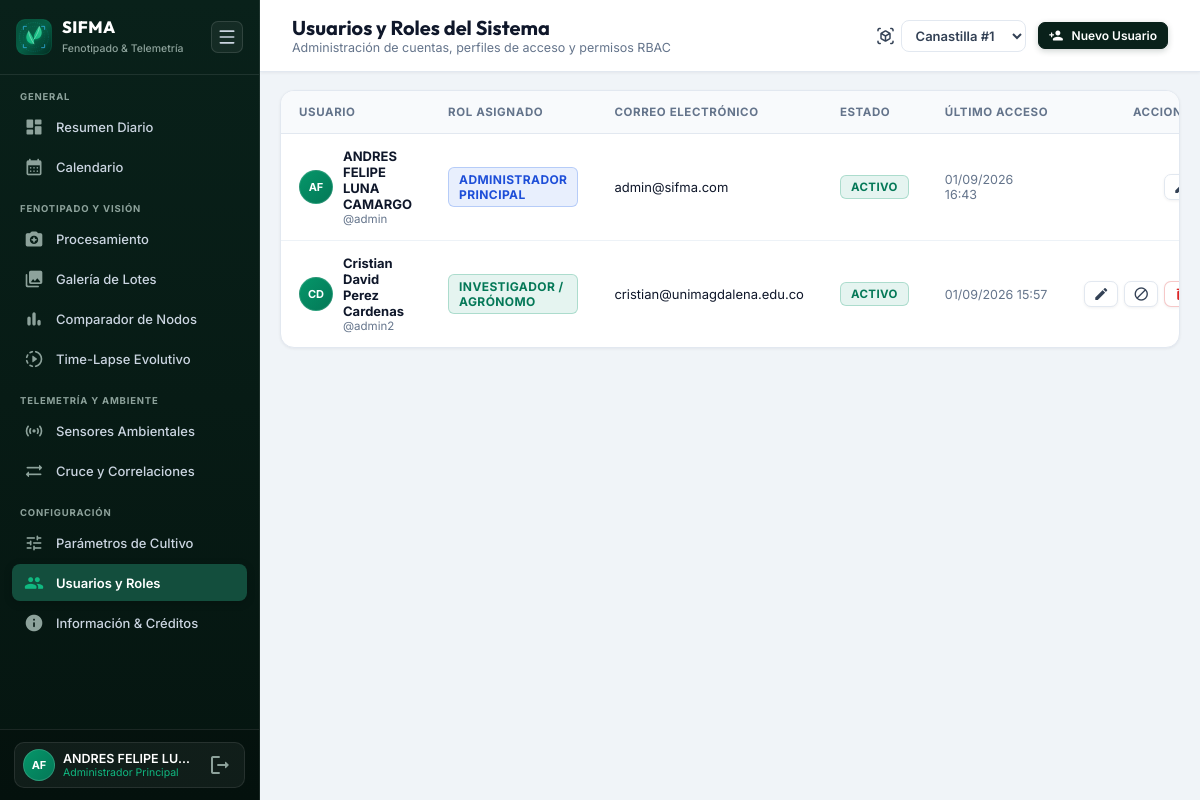
The page /users (signed in) on the database as committed earlier.
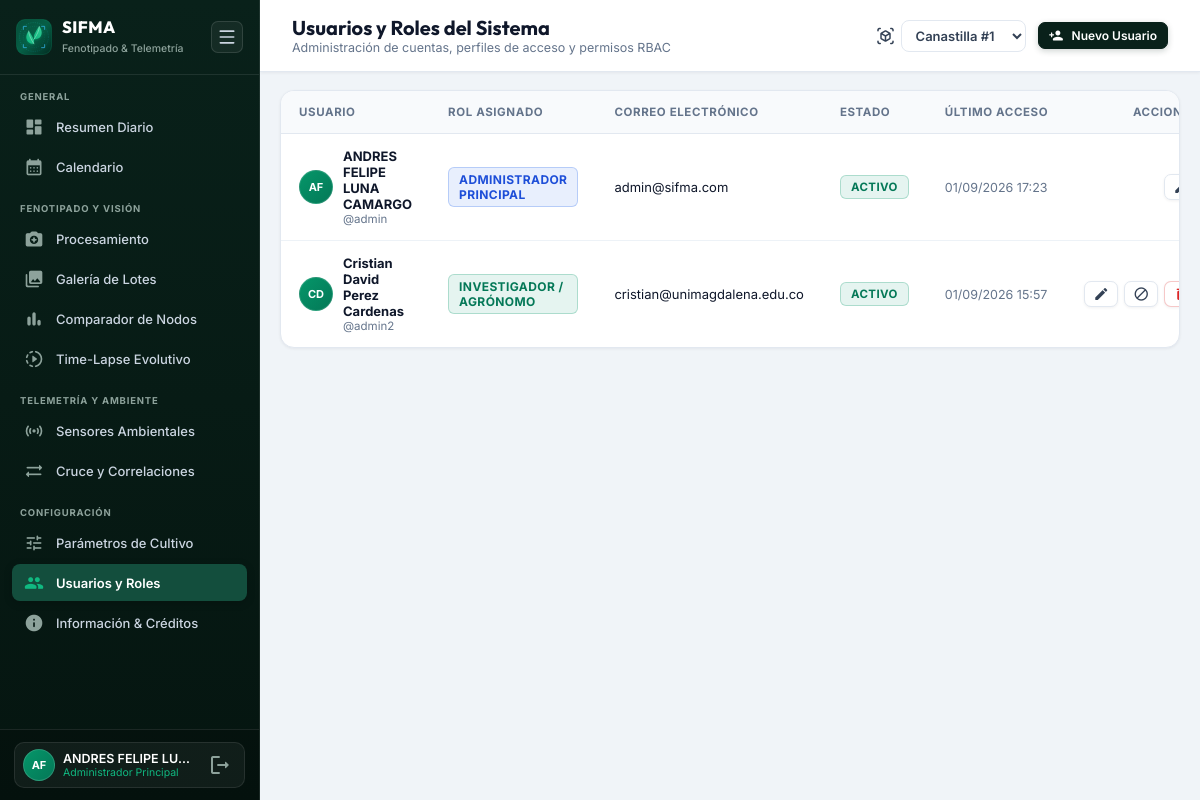
The same page on the database as committed later.
### domain/models/user.py (models this page shows, shortened)
class User(db.Model):
    __tablename__ = 'users'
    id = Column(Integer, primary_key=True)
    username = Column(String(60), unique=True, nullable=False, index=True)
    full_name = Column(String(120), nullable=False)
    email = Column(String(120), unique=True, nullable=True)
    password_hash = Column(String(256), nullable=False)
    role = Column(String(30), default='investigador', nullable=False) # 'admin', 'investigador', 'operador'
    is_active = Column(Boolean, default=True, nullable=False)
    created_at = Column(DateTime, default=datetime.now)
    last_login = Column(DateTime, nullable=True)
    @property
    def role_display(self) -> str:
        roles_map = {
            "admin": "Administrador Principal",
            "investigador": "Investigador / Agrónomo",
            "operador": "Técnico de Campo"
        }
        return roles_map.get(self.role, "Usuario")
    @property
    def avatar_initials(self) -> str:
        if not self.full_name:
            return self.username[:2].upper()
        parts = self.full_name.strip().split()
        if len(parts) >= 2:
            return f"{parts[0][0]}{parts[1][0]}".upper()
        return parts[0][:2].upper()

### presentation/web/dashboard_routes.py (the view)
@dashboard_bp.route('/users')
@role_required('admin')
def users_management():
    config = system_service.get_config()
    active_plant_id = get_active_plant_id()
    users = user_service.get_all_users()
    return render_template('users.html',
                           config=config,
                           users=users,
                           active_plant_id=active_plant_id)

### templates/users.html (shortened to what this page needs)
{% extends 'base.html' %}
{% block heading %}Usuarios y Roles del Sistema{% endblock %}
{% block subheading %}Administración de cuentas, perfiles de acceso y permisos RBAC{% endblock %}
{% block header_actions %}
<button class="btn btn-primary btn-sm" onclick="openCreateUserModal()">
    <span class="material-icons-round">person_add</span>
    <span>Nuevo Usuario</span>
</button>
{% endblock %}
{% block content %}
<div class="users-table-container">
    <table class="users-table">
        <thead>
            <tr>
                <th>Usuario</th>
                <th>Rol Asignado</th>
                <th>Correo Electrónico</th>
                <th>Estado</th>
                <th>Último Acceso</th>
                <th style="text-align: right;">Acciones</th>
            </tr>
        </thead>
        <tbody id="users-table-body">
            {% for u in users %}
            <tr id="user-row-{{ u.id }}">
                <td>
                    <div style="display: flex; align-items: center; gap: 10px;">
                        <div class="user-avatar-circle" style="width: 34px; height: 34px; font-size: 11px;">
                            {{ u.avatar_initials }}
                        </div>
                        <div>
                            <div style="font-weight: 700; color: var(--text-heading);">{{ u.full_name }}</div>
                            <div style="font-size: 11.5px; color: var(--text-muted);">@{{ u.username }}</div>
                        </div>
                    </div>
                </td>
                <td>
                    <span class="badge {% if u.role == 'admin' %}badge-primary{% elif u.role == 'investigador' %}badge-success{% else %}badge-warning{% endif %}" style="font-size: 12px;">
                        {{ u.role_display }}
                    </span>
                </td>
                <td style="font-size: 13px; color: var(--text-heading);">{{ u.email or 'Sin registrar' }}</td>
                <td>
                    <span class="badge {% if u.is_active %}badge-success{% else %}badge-danger{% endif %}">
                        {% if u.is_active %}Activo{% else %}Inactivo{% endif %}
                    </span>
                </td>
                <td style="font-size: 12.5px; color: var(--text-muted);">
                    {{ u.last_login.strftime('%d/%m/%Y %H:%M') if u.last_login else 'Sin ingresos' }}
                </td>
                <td style="text-align: right;">
                    <div style="display: inline-flex; align-items: center; gap: 6px;">
                        <button class="btn btn-outline btn-sm" style="padding: 4px 8px; font-size: 12px;" onclick="openEditUserModal({{ u.id }}, '{{ u.full_name }}', '{{ u.email or '' }}', '{{ u.role }}')" title="Editar Rol y Datos">
                            <span class="material-icons-round" style="font-size: 16px;">edit</span>
                        </button>
                        {% if u.username != 'admin' %}
                        <button class="btn btn-outline btn-sm" style="padding: 4px 8px; font-size: 12px; color: {% if u.is_active %}#d97706{% else %}#059669{% endif %};" onclick="toggleUserStatus({{ u.id }})" title="{% if u.is_active %}Desactivar{% else %}Activar{% endif %} Cuenta">
                            <span class="material-icons-round" style="font-size: 16px;">{% if u.is_active %}block{% else %}check_circle{% endif %}</span>
                        </button>
                        <button class="btn btn-danger btn-sm" style="padding: 4px 8px; font-size: 12px;" onclick="deleteUser({{ u.id }}, '{{ u.username }}')" title="Eliminar Usuario">
                            <span class="material-icons-round" style="font-size: 16px;">delete</span>
                        </button>
                        {% endif %}
                    </div>
                </td>
            </tr>
            {% endfor %}
        </tbody>
    </table>
</div>
{% endblock %}

### templates/base.html (shortened to what this page needs)
<!DOCTYPE html>
<html lang="es">
<head>
    <link rel="stylesheet" href="{{ url_for('static', filename='css/index.css') }}">
</head>
<body>
    <div class="app-container">
        <aside class="sidebar" id="sidebar">
            <div class="sidebar-header">
                <div class="sidebar-brand-group">
                    <div class="sidebar-logo-icon" style="background: transparent; box-shadow: none; padding: 0;">
                        <img src="{{ url_for('static', filename='img/sifma_logo.svg') }}" alt="SIFMA Logo" style="width: 38px; height: 38px; border-radius: 9px;">
                    </div>
                    <div class="sidebar-brand-text">
                        <h2>SIFMA</h2>
                        <span>Fenotipado & Telemetría</span>
                    </div>
                </div>
                <button class="sidebar-toggle-btn" id="sidebar-toggle" onclick="toggleSidebar()" title="Colapsar / Expandir Barra Lateral">
                    <svg xmlns="http://www.w3.org/2000/svg" width="20" height="20" viewBox="0 0 24 24" fill="none" stroke="currentColor" stroke-width="2" stroke-linecap="round" stroke-linejoin="round" class="lucide lucide-menu-icon lucide-menu"><path d="M4 5h16"/><path d="M4 12h16"/><path d="M4 19h16"/></svg>
                </button>
            </div>
            <div class="sidebar-scrollable">
                <div>
                    <div class="nav-section-title">General</div>
                    <div class="nav-group">
                        <a href="{{ url_for('dashboard.index') }}" class="nav-link {% if request.path == '/' %}active{% endif %}" id="nav-dashboard" title="Resumen Diario">
                            <span class="material-icons-round">dashboard</span>
                            <span class="nav-link-text">Resumen Diario</span>
                        </a>
                        <a href="{{ url_for('dashboard.calendar_view') }}" class="nav-link {% if '/calendar' in request.path %}active{% endif %}" id="nav-calendar" title="Calendario de Muestreos y Telemetría">
                            <span class="material-icons-round">calendar_month</span>
                            <span class="nav-link-text">Calendario</span>
                        </a>
                    </div>
                </div>
                <div>
                    <div class="nav-section-title">Fenotipado y Visión</div>
                    <div class="nav-group">
                        <a href="{{ url_for('dashboard.processing_panel') }}" class="nav-link {% if '/processing' in request.path %}active{% endif %}" id="nav-processing" title="Procesamiento">
                            <span class="material-icons-round">camera_enhance</span>
                            <span class="nav-link-text">Procesamiento</span>
                        </a>
                        <a href="{{ url_for('dashboard.gallery') }}" class="nav-link {% if '/gallery' in request.path %}active{% endif %}" id="nav-gallery" title="Galería de Lotes">
                            <span class="material-icons-round">photo_library</span>
                            <span class="nav-link-text">Galería de Lotes</span>
                        </a>
                        <a href="{{ url_for('dashboard.inter_plant_benchmark') }}" class="nav-link {% if '/benchmark' in request.path %}active{% endif %}" id="nav-benchmark" title="Comparador Inter-Canastillas">
                            <span class="material-icons-round">bar_chart</span>
                            <span class="nav-link-text">Comparador de Nodos</span>
                        </a>
                        <a href="{{ url_for('dashboard.timelapse_viewer') }}" class="nav-link {% if '/timelapse' in request.path %}active{% endif %}" id="nav-timelapse" title="Time-Lapse Evolutivo">
                            <span class="material-icons-round">slow_motion_video</span>
                            <span class="nav-link-text">Time-Lapse Evolutivo</span>
                        </a>
                    </div>
                </div>
                <div>
                    <div class="nav-section-title">Telemetría y Ambiente</div>
                    <div class="nav-group">
                        <a href="{{ url_for('dashboard.detailed_sensors') }}" class="nav-link {% if '/sensors' in request.path %}active{% endif %}" id="nav-sensors" title="Sensores Ambientales">
                            <span class="material-icons-round">sensors</span>
                            <span class="nav-link-text">Sensores Ambientales</span>
                        </a>
                        <a href="{{ url_for('dashboard.cross_analysis') }}" class="nav-link {% if '/cross_analysis' in request.path %}active{% endif %}" id="nav-cross-analysis" title="Cruce y Correlaciones">
                            <span class="material-icons-round">sync_alt</span>
                            <span class="nav-link-text">Cruce y Correlaciones</span>
                        </a>
                    </div>
                </div>
                <div>
                    <div class="nav-section-title">Configuración</div>
                    <div class="nav-group">
                        <a href="{{ url_for('dashboard.configuration_panel') }}" class="nav-link {% if '/config' in request.path %}active{% endif %}" id="nav-config" title="Parámetros de Cultivo">
                            <span class="material-icons-round">tune</span>
                            <span class="nav-link-text">Parámetros de Cultivo</span>
                        </a>
                        {% if current_user.role == 'admin' %}
                        <a href="{{ url_for('dashboard.users_management') }}" class="nav-link {% if '/users' in request.path %}active{% endif %}" id="nav-users" title="Usuarios y Roles">
                            <span class="material-icons-round">group</span>
                            <span class="nav-link-text">Usuarios y Roles</span>
                        </a>
                        {% endif %}
                        <a href="{{ url_for('dashboard.system_info') }}" class="nav-link {% if '/about' in request.path or '/system_info' in request.path %}active{% endif %}" id="nav-about" title="Información & Créditos">
                            <span class="material-icons-round">info</span>
                            <span class="nav-link-text">Información & Créditos</span>
                        </a>
                    </div>
                </div>
            </div>
            <div class="sidebar-footer">
                <div class="user-profile-widget">
                    <div class="user-avatar-circle" title="{{ current_user.role_display }}">
                        {{ current_user.avatar }}
                    </div>
                    <div class="user-info-text">
                        <div class="user-name" title="{{ current_user.name }}">{{ current_user.name }}</div>
                        <div class="user-role">{{ current_user.role_display }}</div>
                    </div>
                    <a href="{{ url_for('dashboard.logout') }}" class="user-logout-btn" title="Cerrar Sesión">
                        <span class="material-icons-round">logout</span>
                    </a>
                </div>
            </div>
        </aside>
        <main class="main-content" id="main-content">
            <header class="top-header">
                <div class="header-left-col">
                    <div class="header-title-block">
                        <h1 id="page-heading">{% block heading %}Dashboard Analítico{% endblock %}</h1>
                        <p id="page-subheading">{% block subheading %}Resumen general de la jornada y fenotipado{% endblock %}</p>
                    </div>
                </div>
                <div class="header-controls-row">
                    {% block header_controls %}
                    <div style="display: flex; align-items: center; gap: 6px;">
                        <span class="material-icons-round text-muted" style="font-size: 18px;">view_in_ar</span>
                        <select id="header-plant-selector" class="form-input-control" style="padding: 6px 10px; font-weight: 600; font-size: 13px; cursor: pointer; width: auto;" onchange="switchActivePlant(this.value)">
                            <option value="1" {% if active_plant_id == 1 %}selected{% endif %}>Canastilla #1</option>
                        </select>
                    </div>
                    {% endblock %}
                    {% block header_actions %}{% endblock %}
                </div>
            </header>
            <div class="content-viewport">
                {% block content %}{% endblock %}
            </div>
        </main>
    </div>
</body>
</html>

Rows that differ between the two databases and show on the page:
changed User "ANDRES FELIPE LUNA CAMARGO": last_login "01/09/2026 16:43" → "01/09/2026 17:23"
